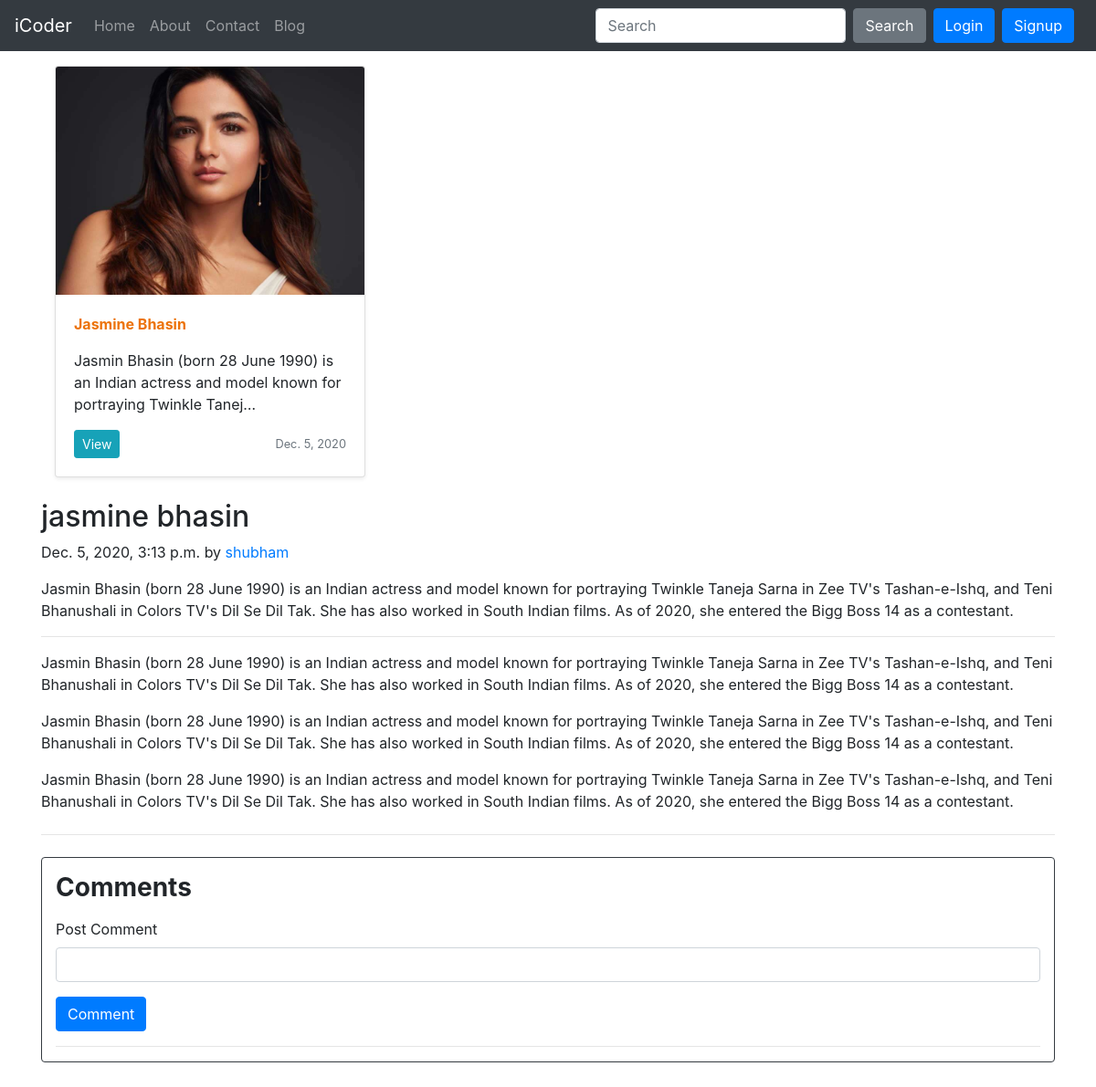
/blog/jasmin, run on an earlier commit of the app's database.
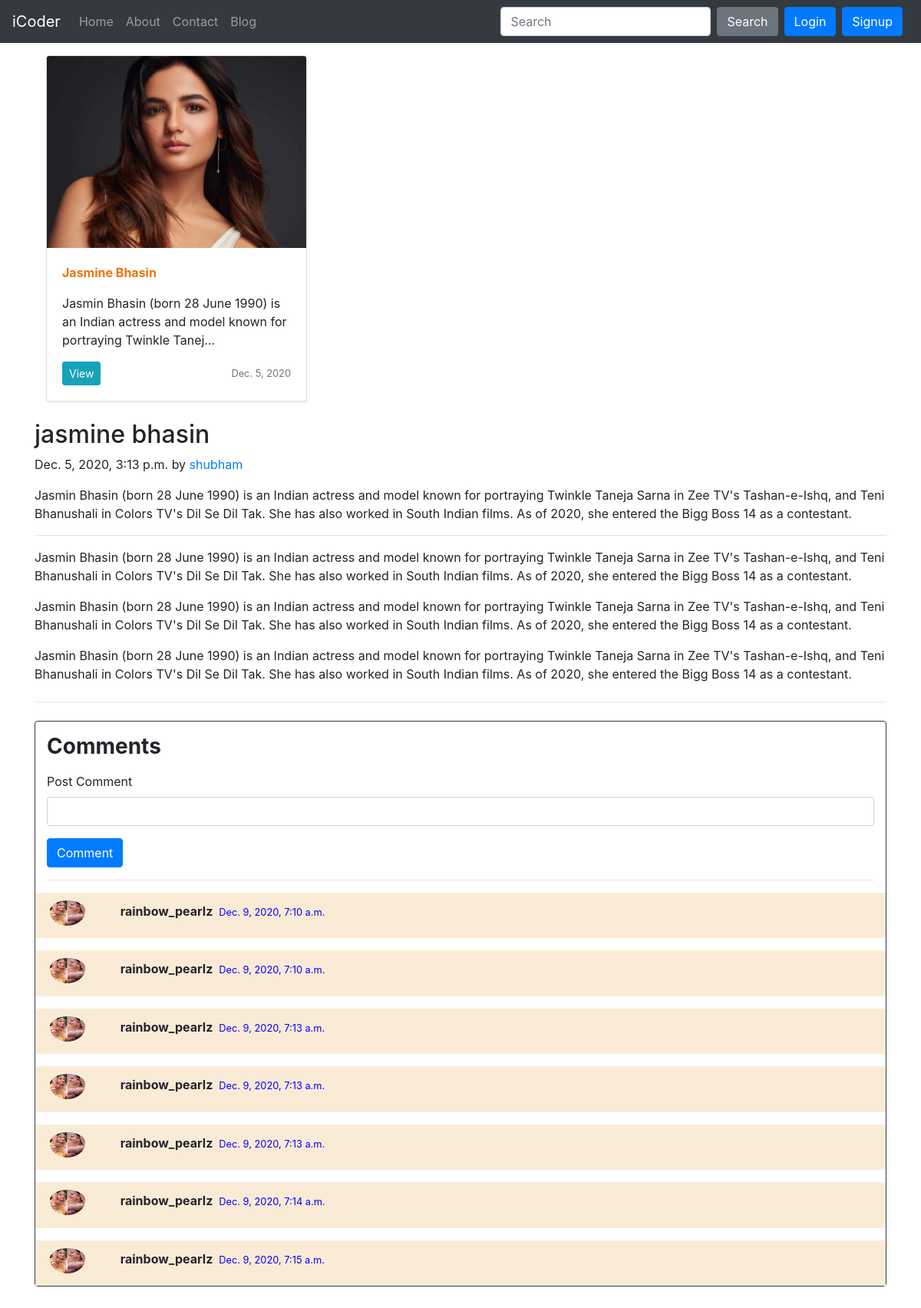
And on a later commit of the database.
### blog/models.py (models this page shows, shortened)
class Post(models.Model):
    sno = models.AutoField(primary_key=True)
    title = models.CharField(max_length=200)
    author = models.CharField(max_length=200)
    image = models.ImageField(upload_to="blog/images",default=" ")
    content = models.TextField()
    category = models.CharField(max_length=200,default="actress")
    slug = models.CharField(max_length=130,default="")
    timestamp = models.DateTimeField(blank=True)

class BlogComment(models.Model):
    sno = models.AutoField(primary_key=True)
    comment = models.TextField()
    user =  models.ForeignKey(User,on_delete=models.CASCADE )
    post = models.ForeignKey(Post , on_delete=models.CASCADE)
    parent = models.ForeignKey('self',on_delete=models.CASCADE ,null=True)
    timestamp = models.DateTimeField(default=now)

### blog/views.py (the view)
# urls.py: path('<str:slug>', views.blogPost,name="blogPost"),
def blogPost(request,slug):
    post = Post.objects.filter(slug=slug).first()
    comments=BlogComment.objects.filter(post=post)
    context={'post':post,'comments':comments}
    return render(request,"blog/blogPost.html",context)

### templates/blog/blogPost.html (shortened to what this page needs)
{% extends 'home/basic.html' %}
{% block body %}
{% load static %}
<div class="container my-3">
<div class="col-md-4">
    <div class="card mb-4 shadow-sm">
      <img src="/media/{{post.image}}" class="bd-placeholder-img card-img-top" width="100%" height="250" role="img" ></img>
      <div class="card-body">
      <b><p class="text-capitalize text-decoration-underline" style="color: #ec730b;">{{post.title}}</p></b>
        <p class="card-text">{{post.content|truncatechars:100}}</p>
        <div class="d-flex justify-content-between align-items-center">
          <div class="btn-group">
            <a href="{{post.slug}}"><button type="button" class="btn btn-sm btn-info">View</button></a>
          </div>
          <small class="text-muted"> {{post.timestamp.date }}</small>
        </div>
      </div>
    </div>
</div>
</div>
<div class="container">
<div class="blog-post">
        <h2 class="blog-post-title">{{post.title}}</h2>
        <p class="blog-post-meta">{{post.timestamp}} by <a href="#">{{ post.author}}</a></p>
        <p>{{post.content}}</p>
        <hr>
        <p>{{post.content}}</p>
        <blockquote>
          <p>{{post.content}}</p>
        </blockquote>
        <p>{{post.content}}</p>
</div>
<hr class="my-4">
<div class="container border border-dark rounded " style="margin-bottom:10%">
  <h3 class="my-3 font-weight-bold">Comments</h3>
  <form class="my-3" action="/blog/postComment" method="post">
    <div class=" form-group">
      <label for="exampleInputEmail1">Post Comment</label>
      <input class="form-control" type="text" name="comment" id="comment">
    </div>
    <button type="submit" class="btn btn-primary">Comment</button>
  </form>
  <hr class="w-100">
  {% for i in comments  %}
    <div class="row mt-3 mb-0 px-1 py-1" style="background-color: antiquewhite;">
      <div class="col-md-1">
      <img class="w-75 h-75 rounded-circle" style="padding-top:6px;" src="{% static '/blog/anushka.jpg' %}" alt="...">
      </div>
      <div class="col-md-11 pt-2"><b>{{i.user.username}}</b><small class="mx-2" style="color:blue;">{{i.timestamp}}</small>
      </div>
    </div>
  {% endfor %}
</div>
{% endblock body %}

### templates/home/basic.html (shortened to what this page needs)
<!doctype html>
<html lang="en">
<head>
  <link rel="stylesheet" href="https://cdn.jsdelivr.net/npm/bootstrap@4.5.3/dist/css/bootstrap.min.css"
>
</head>
<body>
  <nav class="navbar navbar-expand-lg navbar-dark bg-dark sticky-top">
    <a class="navbar-brand" href="/">iCoder</a>
    <div class="collapse navbar-collapse" id="navbarSupportedContent">
      <ul class="navbar-nav mr-auto">
        <li class="nav-item {% block homeactive %}{% endblock homeactive %} ">
          <a class="nav-link" href="#">Home <span class="sr-only">(current)</span></a>
        </li>
        <li class="nav-item {% block aboutactive %}{% endblock aboutactive %}">
          <a class="nav-link" href="/about">About</a>
        </li>
        <li class="nav-item {% block contactactive %}{% endblock contactactive %}">
          <a class="nav-link" href="/contact">Contact</a>
        </li>
        <li class="nav-item {% block blogactive %}{% endblock blogactive %}">
          <a class="nav-link" href="/blog">Blog</a>
        </li>
      </ul>
      <form class="form-inline my-2 my-lg-0" method="get" action="/search">
        <input class="form-control mr-sm-2" type="search" name="search" id="search" placeholder="Search"
          aria-label="Search">
        <button class="btn btn-secondary my-2 mr-2 my-sm-0" type="submit">Search</button>
      </form>
    </div>
    {% if user.is_authenticated %}
    <ul class="navbar-nav ml-auto">
      <li class="nav-item dropdown">
        <a class="nav-link" style="font-weight: 800;" href="#" id="navbarDropdown" role="button" data-bs-toggle="dropdown"
          aria-expanded="false">
          {{request.user}}
        </a>
      </li>
      <a class="ml-2" href="/logout"><button class="btn btn-primary" type="button">Logout</button></a>
    </ul>
    {% else %}
    <button type="button" class="btn btn-primary mr-2" data-toggle="modal" data-target="#LoginModal">
      Login
    </button>
    <button type="button" class="btn btn-primary mr-2" data-toggle="modal" data-target="#SignupModal">
      Signup
    </button>
    {% endif %}
  </nav>
  {% block body %}
  {% endblock %}
</body>
</html>

What changed in the data, as far as the page shows it:
added BlogComment: user.username "rainbow_pearlz", timestamp "Dec. 9, 2020, 7:10 a.m."
added BlogComment: user.username "rainbow_pearlz", timestamp "Dec. 9, 2020, 7:10 a.m."
added BlogComment: user.username "rainbow_pearlz", timestamp "Dec. 9, 2020, 7:13 a.m."
added BlogComment: user.username "rainbow_pearlz", timestamp "Dec. 9, 2020, 7:13 a.m."
added BlogComment: user.username "rainbow_pearlz", timestamp "Dec. 9, 2020, 7:13 a.m."
added BlogComment: user.username "rainbow_pearlz", timestamp "Dec. 9, 2020, 7:14 a.m."
added BlogComment: user.username "rainbow_pearlz", timestamp "Dec. 9, 2020, 7:15 a.m."
